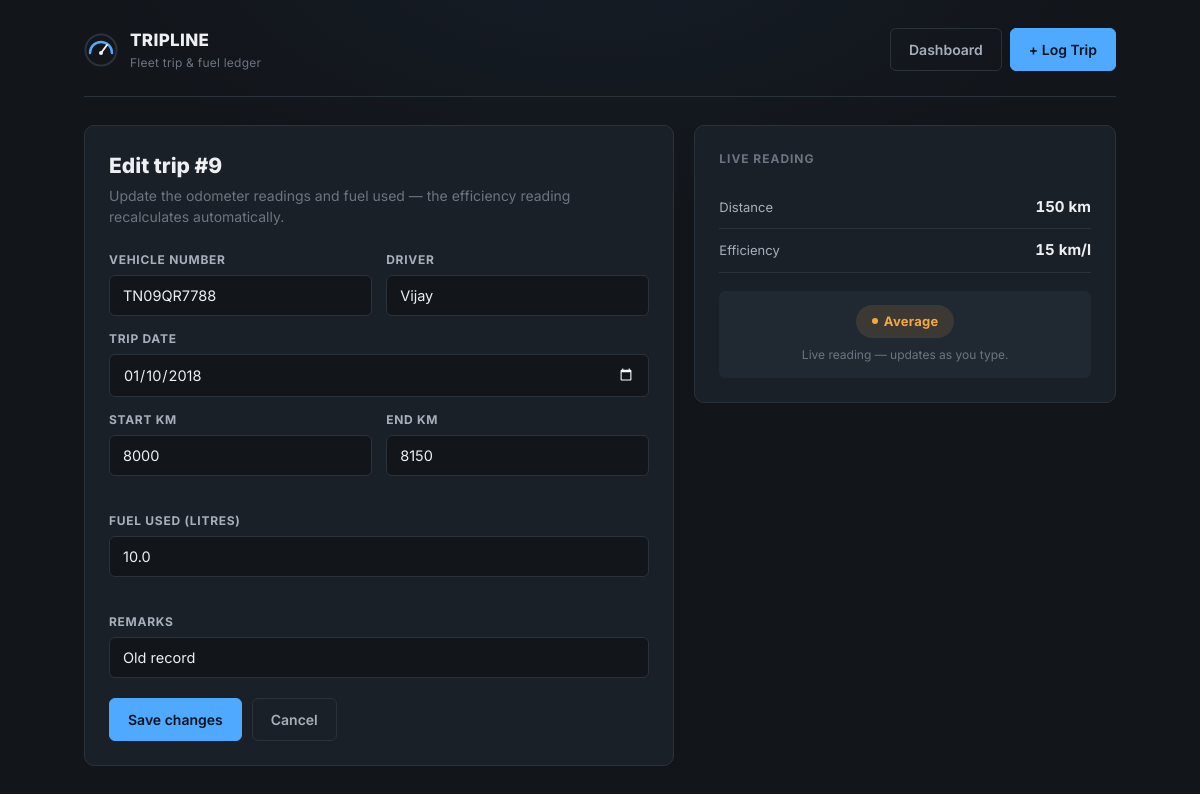
The app's page /edit/9 with its own data.
### tables this page shows
CREATE TABLE records(
    record_id INTEGER PRIMARY KEY AUTOINCREMENT,
    vehicle_no TEXT,
    trip_date TEXT,
    start_km INTEGER,
    end_km INTEGER,
    distance REAL,
    fuel_litres REAL,
    driver TEXT,
    efficiency REAL,
    status TEXT,
    remarks TEXT,
    UNIQUE(vehicle_no, trip_date)
);

### app.py (the view, shortened to what this page needs)
@app.route("/edit/<int:id>", methods=["GET", "POST"])
def edit_record(id):
    conn = get_db()
    record = conn.execute(
        "SELECT * FROM records WHERE record_id=?",
        (id,)
    ).fetchone()
    if not record:
        conn.close()
        return render_template("not_found.html")
    conn.close()
    return render_template(
        "form.html",
        record=record,
        gauge_good=GAUGE_GOOD,
        gauge_average=GAUGE_AVERAGE
    )

### app.py (called while the page is built)
def get_db():
    conn = sqlite3.connect(DATABASE)
    conn.row_factory = sqlite3.Row
    return conn

### templates/form.html (shortened to what this page needs)
{% extends "base.html" %}
{% block content %}
<div class="form-layout">
  <div class="form-panel">
    <h1 class="page-title">{% if record %}Edit trip #{{ record.record_id }}{% else %}Log a new trip{% endif %}</h1>
    <p class="page-subtitle">
      {% if record %}
      Update the odometer readings and fuel used — the efficiency reading recalculates automatically.
      {% else %}
      Enter the odometer readings and fuel used. Tripline works out distance, efficiency, and status for you.
      {% endif %}
    </p>
    <form id="trip-form" method="post" action="{% if record %}/edit/{{ record.record_id }}{% else %}/add{% endif %}"
      data-good="{{ gauge_good }}" data-average="{{ gauge_average }}">
      <div class="form-row">
        <div class="field">
          <label for="vehicle_no">Vehicle number</label>
          <input type="text" id="vehicle_no" name="vehicle_no" placeholder="TN01AB1234"
            value="{{ record.vehicle_no if record else '' }}" required>
        </div>
        <div class="field">
          <label for="driver">Driver</label>
          <input type="text" id="driver" name="driver" placeholder="Driver name"
            value="{{ record.driver if record else '' }}" required>
        </div>
      </div>
      <div class="form-row">
        <div class="field full">
          <label for="trip_date">Trip date</label>
          <input type="date" id="trip_date" name="trip_date" value="{{ record.trip_date if record else '' }}" required>
        </div>
      </div>
      <div class="form-row">
        <div class="field">
          <label for="start_km">Start KM</label>
          <input type="number" id="start_km" name="start_km" placeholder="0"
            value="{{ record.start_km if record else '' }}" required>
          <span class="field-hint" id="km-hint"></span>
        </div>
        <div class="field">
          <label for="end_km">End KM</label>
          <input type="number" id="end_km" name="end_km" placeholder="0" value="{{ record.end_km if record else '' }}"
            required>
        </div>
      </div>
      <div class="form-row">
        <div class="field full">
          <label for="fuel_litres">Fuel used (litres)</label>
          <input type="number" step="0.01" id="fuel_litres" name="fuel_litres" placeholder="0.0"
            value="{{ record.fuel_litres if record else '' }}" required>
          <span class="field-hint" id="fuel-hint"></span>
        </div>
      </div>
      <div class="form-row">
        <div class="field full">
          <label for="remarks">Remarks</label>
          <input type="text" id="remarks" name="remarks" placeholder="Enter remarks"
            value="{{ record.remarks if record else '' }}">
        </div>
      </div>
      <div class="form-actions">
        <button type="submit" class="btn btn-primary">{% if record %}Save changes{% else %}Save trip{% endif %}</button>
        <a href="/" class="btn btn-ghost">Cancel</a>
      </div>
    </form>
  </div>
  <div class="preview-panel">
    <h3>Live reading</h3>
    <div class="preview-row">
      <span class="label">Distance</span>
      <span class="value" id="preview-distance">—</span>
    </div>
    <div class="preview-row">
      <span class="label">Efficiency</span>
      <span class="value" id="preview-efficiency">—</span>
    </div>
    <div class="preview-status">
      <span id="preview-status-badge"></span>
      <span class="helper">Fill in the trip details to see the reading.</span>
    </div>
  </div>
</div>
{% endblock %}

### static/css/style.css (style rules this page uses)
:root { --bg: #12151a; --panel: #1a2027; --panel-raised: #202832; --hairline: #2a323c; --ink: #edeff2; --ink-dim: #a7afbb; --muted: #6b7480; --accent: #4fa9ff; --accent-dim: #2e75b8; --good: #3ed98a; --good-bg: rgba(62, 217, 138, 0.13); --average: #f5a93d; --average-bg: rgba(245, 169, 61, 0.13); --poor: #f1553d; --poor-bg: rgba(241, 85, 61, 0.13); --font-display: 'Inter', -apple-system, BlinkMacSystemFont, sans-serif; --font-body: 'Inter', -apple-system, BlinkMacSystemFont, sans-serif; --radius: 10px; --radius-sm: 6px; }
* { box-sizing: border-box; }
html { color-scheme: dark; }
body { margin: 0; background: var(--bg); background-image: radial-gradient(ellipse 900px 500px at 50% -10%, rgba(79, 169, 255, 0.06), transparent 60%); color: var(--ink); font-family: var(--font-body); font-size: 15px; line-height: 1.5; -webkit-font-smoothing: antialiased; }
a { color: var(--accent); text-decoration: none; }
button { font-family: inherit; }
.btn { display: inline-flex; align-items: center; gap: 8px; padding: 10px 18px; border-radius: var(--radius-sm); border: 1px solid var(--hairline); background: var(--panel-raised); color: var(--ink); font-size: 14px; font-weight: 600; cursor: pointer; transition: border-color 0.15s ease, transform 0.1s ease; text-decoration: none; }
.btn-primary { background: var(--accent); border-color: var(--accent); color: #06131f; }
.btn-ghost { background: transparent; border-color: var(--hairline); color: var(--ink-dim); }
.form-layout { display: grid; grid-template-columns: 1.4fr 1fr; gap: 20px; align-items: start; }
.form-panel, .preview-panel { background: var(--panel); border: 1px solid var(--hairline); border-radius: var(--radius); padding: 24px; }
.page-title { font-size: 21px; font-weight: 800; margin: 0 0 4px; }
.page-subtitle { color: var(--muted); font-size: 14px; margin: 0 0 24px; }
.form-row { display: grid; grid-template-columns: 1fr 1fr; gap: 14px; margin-bottom: 14px; }
.field { display: flex; flex-direction: column; gap: 6px; }
.field.full { grid-column: 1 / -1; }
.field label { font-size: 12px; font-weight: 700; text-transform: uppercase; letter-spacing: 0.06em; color: var(--ink-dim); }
.field input, .field select { background: var(--bg); border: 1px solid var(--hairline); border-radius: var(--radius-sm); color: var(--ink); padding: 11px 13px; font-size: 14.5px; font-family: var(--font-body); width: 100%; }
.field-hint { font-size: 12px; color: var(--poor); min-height: 16px; }
.form-actions { display: flex; gap: 10px; margin-top: 20px; }
.preview-panel h3 { font-size: 12px; text-transform: uppercase; letter-spacing: 0.08em; color: var(--muted); margin: 0 0 18px; }
.preview-row { display: flex; justify-content: space-between; align-items: baseline; padding: 10px 0; border-bottom: 1px solid var(--hairline); }
.preview-row .label { font-size: 13px; color: var(--ink-dim); }
.preview-row .value { font-family: var(--font-display); font-weight: 700; font-size: 15px; font-variant-numeric: tabular-nums; }
.preview-status { margin-top: 18px; text-align: center; padding: 14px; border-radius: var(--radius-sm); background: var(--panel-raised); }
.preview-status .helper { display: block; margin-top: 8px; font-size: 12px; color: var(--muted); }

### records on screen
records: record_id "9", vehicle_no "TN09QR7788", driver "Vijay", trip_date "01/10/2018", start_km "8000", end_km "8150", fuel_litres "10.0", remarks "Old record"
